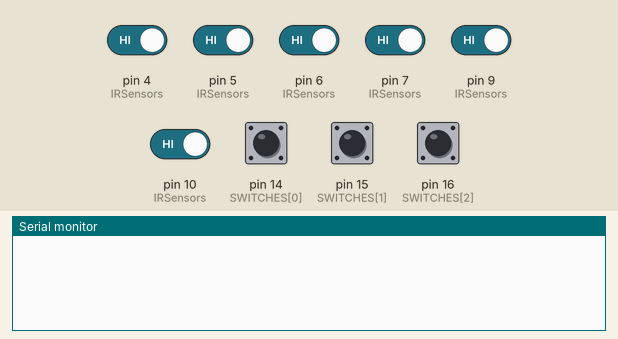
A sketch run on a simulated Arduino Uno, built with avr-gcc and run on an emulated ATmega328P. Shown: the last lines printed to the serial monitor. Inputs (shaded band) come from the test bench; at power-on: pin 4 (IRSensors), pin 5 (IRSensors), pin 6 (IRSensors), pin 7 (IRSensors), pin 9 (IRSensors), pin 10 (IRSensors), pin 14 (SWITCHES[0]), pin 15 (SWITCHES[1]), pin 16 (SWITCHES[2]) HIGH.

Above: at 1.2 s.
1.3 s: pin 4 (IRSensors) driven LOW
At 2.1 s:
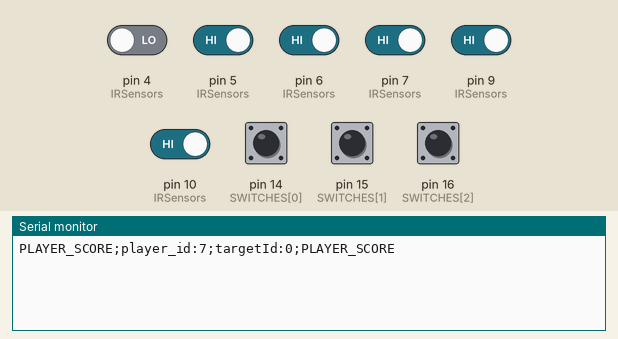
3.8 s: pin 5 (IRSensors) driven LOW
At 4.2 s:
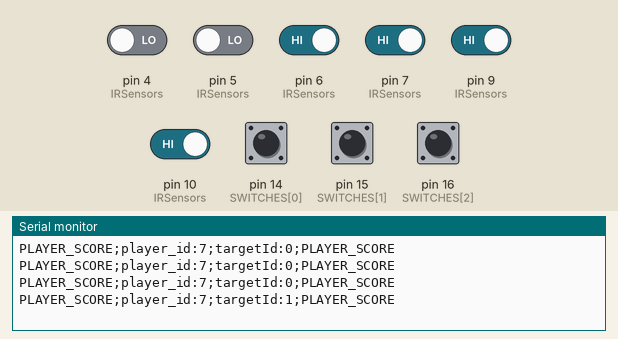
5.3 s: pin 6 (IRSensors) driven LOW
6.8 s: pin 7 (IRSensors) driven LOW
8.3 s: pin 9 (IRSensors) driven LOW
9.8 s: pin 10 (IRSensors) driven LOW
Timing chart, 0 to 12.3 s (numbered marks = the images above; inputs shaded):
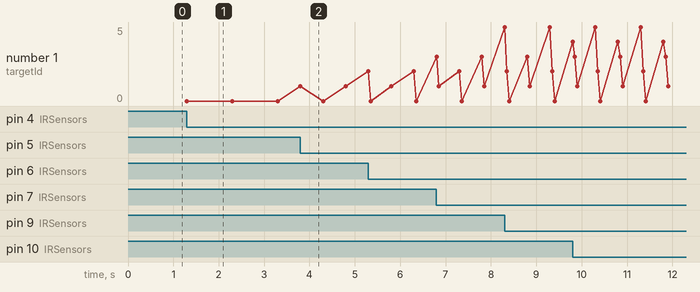

The sketch:

MineCartRally1.ino
```cpp
/*
Code for Arduino for lanes
*/

// Define the pin numbers for the IR sensors
const int IRSensor1 = 4;  // IR Sensor 1 connected to digital pin 2
const int IRSensor2 = 5;  // IR Sensor 2 connected to digital pin 3
const int IRSensor3 = 6;  // IR Sensor 3 connected to digital pin 4
const int IRSensor4 = 7;  // IR Sensor 4 connected to digital pin 5
const int IRSensor5 = 9;  // IR Sensor 5 connected to digital pin 6
const int IRSensor6 = 10;  // IR Sensor 6 connected to digital pin 7

// dip in proper order
const int SWITCHES[] = { 14, 15, 16 };


// Array to store the IR sensor pins
int IRSensors[] = {IRSensor1, IRSensor2, IRSensor3, IRSensor4, IRSensor6, IRSensor5};

// Variables to track detection timing for each IR sensor
unsigned long lastDetectionTime[6] = {0, 0, 0, 0, 0, 0};  // Stores the last detection time for each sensor
const unsigned long detectionCooldown = 1000;  // Minimum time (ms) between detections for each sensor

void setup() {
  // Initialize serial communication for printing to the console
  Serial.begin(9600);

  for (int i = 0; i < 3; i++) {
    pinMode(SWITCHES[i], INPUT_PULLUP);
  }

  // Set the IR sensor pins as input
  for (int i = 0; i < 6; i++) {
    pinMode(IRSensors[i], INPUT);
  }
}

void loop() {
  // Get the current time
  unsigned long currentTime = millis();

  int flag_state = 0;

  for (int i = 0; i < 3; i++) {
    int dip_state = digitalRead(SWITCHES[i]);
    flag_state = flag_state + (dip_state << i);
    // Serial.print("Dip: ");
    // Serial.print(i);
    // Serial.print(" State: ");
    // Serial.println(dip_state);
  }
  // Serial.println(flag_state);

  // Check each IR sensor for detection
  for (int i = 0; i < 6; i++) {
    // If the IR sensor detects the ball (assuming LOW indicates detection) and the cooldown period has passed
    if (digitalRead(IRSensors[i]) == LOW && (currentTime - lastDetectionTime[i] > detectionCooldown)) {
      // Serial.print("IR Sensor ");
      // Serial.print(i + 1);
      // Serial.println(": DETECTED");

      send_score_event(flag_state, i);

      // Update the last detection time for the current sensor
      lastDetectionTime[i] = currentTime;
    }
  }
}

void send_message(String messageType, String messageContent) {
  Serial.println(messageType + ";" + messageContent + ";" + messageType);
}

void send_score_event(int playerId, int targetId) {
  send_message("PLAYER_SCORE", "player_id:"+String(playerId)+";"+"targetId:"+String(targetId));
}
  
```

Measured:
- after the input at 1.3 s, the serial monitor: prints a new line at once (image 1)
- after the input at 3.8 s, the serial monitor: prints a new line at once (image 2)
- plotted number 1: 0 → 1 after the input at 3.8 s
